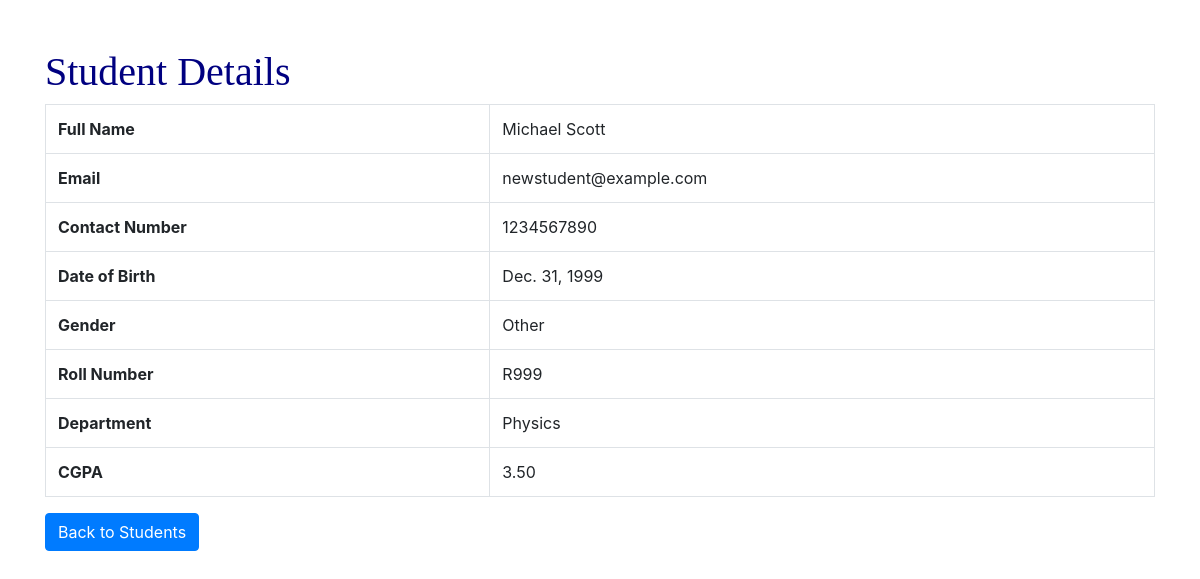
Screenshot of /student/1/ with the database file from the repository.
### home/models.py (models this page shows, shortened)
class Student(models.Model):
    student_id = models.IntegerField(primary_key=True)  #custom primary key
    full_name = models.CharField(max_length=100)
    email = models.CharField(max_length=100, unique=True)
    contact_number = models.BigIntegerField()
    date_of_birth = models.DateField()
    gender = models.CharField(max_length=50)
    r_number = models.CharField(max_length=50)
    department = models.CharField(max_length=100)
    cgpa = models.DecimalField(max_digits=4, decimal_places=2)
    password = models.CharField(max_length=100)

### home/views.py (the view)
# urls.py: path('student/<int:student_id>/', views.view_particular_student, name='view_particular_student'),
def view_particular_student(request, student_id):
    student = get_object_or_404(Student, student_id=student_id)
    context = {
        'student': student
    }
    return render(request, 'view_particular_student.html', context)

### home/templates/view_particular_student.html (shortened to what this page needs)
<!DOCTYPE html>
<html>
<head>
    <link rel="stylesheet" href="https://stackpath.bootstrapcdn.com/bootstrap/4.3.1/css/bootstrap.min.css">
</head>
<body>
    <div class="container mt-5">
        <h1>Student Details</h1>
        <table class="table table-bordered">
            <tr>
                <th>Full Name</th>
                <td>{{ student.full_name }}</td>
            </tr>
            <tr>
                <th>Email</th>
                <td>{{ student.email }}</td>
            </tr>
            <tr>
                <th>Contact Number</th>
                <td>{{ student.contact_number }}</td>
            </tr>
            <tr>
                <th>Date of Birth</th>
                <td>{{ student.date_of_birth }}</td>
            </tr>
            <tr>
                <th>Gender</th>
                <td>{{ student.gender }}</td>
            </tr>
            <tr>
                <th>Roll Number</th>
                <td>{{ student.r_number }}</td>
            </tr>
            <tr>
                <th>Department</th>
                <td>{{ student.department }}</td>
            </tr>
            <tr>
                <th>CGPA</th>
                <td>{{ student.cgpa }}</td>
            </tr>
        </table>
        <a href="{% url 'view_students' %}" class="btn btn-primary">Back to Students</a>
    </div>
</body>
</html>

### home/templates/view_particular_student.html (style rules this page uses)
h1 { font-family: "Times New Roman", serif; color: navy; }

### rows the page displays
Student: full_name "Michael Scott", email "newstudent@example.com", contact_number "1234567890", date_of_birth "Dec. 31, 1999", gender "Other", r_number "R999", department "Physics", cgpa "3.50"
